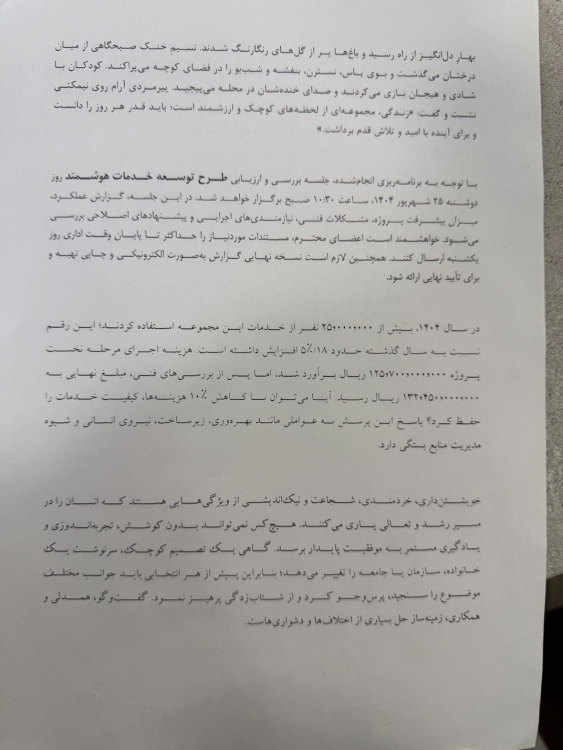
#> input picture ocr_eval/samples/prose_page.jpg, 1125 x 1500 px (shown at 1/2 size)
$ python -i imaging.py   (imports and definitions only)
#> lines starting #> are read from the running program, lines starting #| are printed output that depends on the picture; after the words box and inside, x2 and y2 are one past the last pixel; in counts of white or black regions, pixels touching at a corner belong together
#> further down, picture is the input picture: PIL image 1125x1500 RGB; mean R, G, B 170.5, 168.5, 165.9
# -*- coding: utf-8 -*-
"""Image operations of the page path: binarisation, rule removal, glyph size, skew,
line finding and kashida squeezing. Pure functions over PIL images and numpy masks."""
from __future__ import annotations

import cv2
import numpy as np
from PIL import Image, ImageFilter, ImageOps

# ------------------------------------------------------------------ image preparation
def flatten(im: Image.Image, scale: float = 1.0, thr: int = 200, radius: int = 40) -> Image.Image:
    """Grey -> divide by a blurred background (removes shading, shadows, coloured
    paper) -> binary (text black on white). `radius` 40 is what was measured (E19);
    working images are 2,000-4,200 px after `working_scale`."""
#> called with scale = 1, thr = 200, radius = 40
    g = ImageOps.grayscale(im)
    if scale != 1.0:
        g = g.resize((max(1, int(g.width * scale)), max(1, int(g.height * scale))), Image.LANCZOS)
    a = np.asarray(g, dtype=np.float32)
    bg = np.asarray(g.filter(ImageFilter.GaussianBlur(radius)), dtype=np.float32)
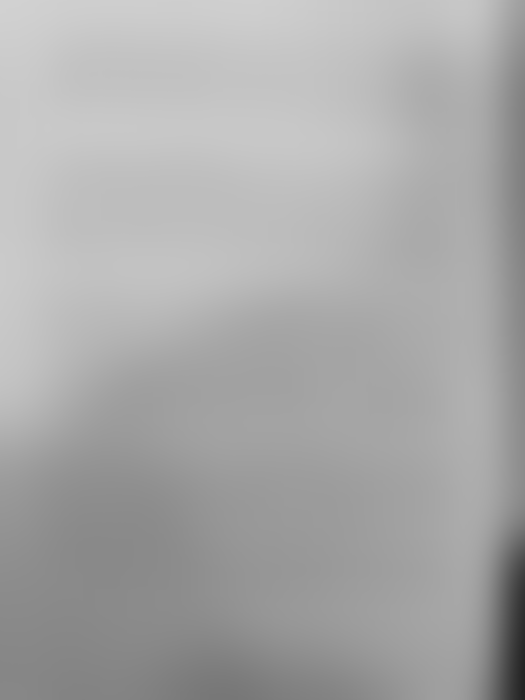
#> bg: shape (1400, 1050) float32 (shown at 1/2 size); min 33, max 209, mean 168.5
    return Image.fromarray(np.where(a / np.maximum(bg, 1) * 255 < thr, 0, 255).astype(np.uint8))
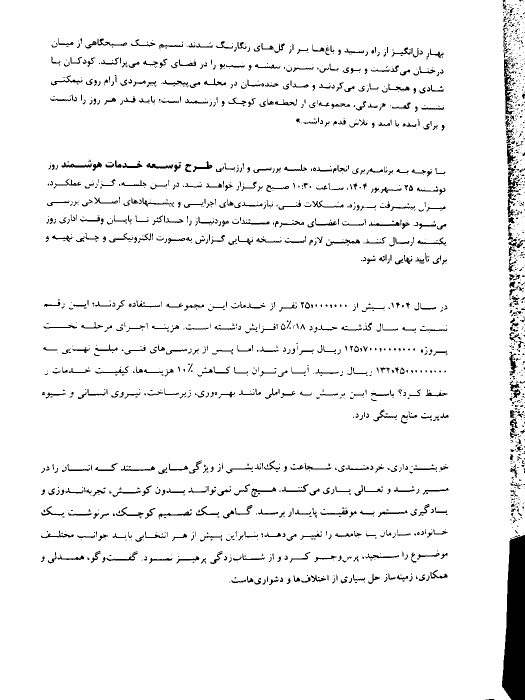
#> returned value: PIL image 1050x1400 L (shown at 1/2 size); 95.3% white; 1912 black regions (1236 under 20 px), largest, box (x1, y1, x2, y2) and area: (1004, 1070, 1050, 1400) 12076, (1008, 113, 1029, 229) 965, (1015, 334, 1042, 386) 534


# A crop that is one line of text rather than a page: far wider than it is tall, and short
# in absolute terms. Both bounds are needed — a wide banner scan is not a line crop, and a
# tall narrow column is not one either.
LINE_CROP_RATIO = 6.0
LINE_CROP_MAX_H = 200


# [39 lines left out: functions is_line_crop, working_scale, measure_glyph_height, not called in this run]


def glyph_height(st: np.ndarray, H: int) -> float:
    """Median height of glyph-like components (connectedComponentsWithStats rows).
    Whole words are single components in Persian, so this tracks the text size.
    Bounds are loose on purpose: an image may hold a few lines of large text."""
    h, area = st[1:, 3], st[1:, 4]
    base = (area >= 20) & (h > 0.004 * H)
    wide = base & (h <= 0.3 * H)
    if wide.sum() < 3:
        return 0.0
    # Robust estimate: drop everything under half the 75th percentile (dots, marks),
    # then the median. Needed when dots outnumber words (a few large clean lines).
    q = float(np.percentile(h[wide], 75))
    robust = float(np.median(h[wide & (h >= 0.5 * q)]))
    # The scan-scale estimate E19 was measured with; kept unless dots dominate it.
    page = base & (h < 0.05 * H)
    if page.sum() >= 5:
        m = float(np.median(h[page]))
        if m >= 0.4 * robust:
            return m
    return robust


# [29 lines left out: function clean_ink, not called in this run]


def text_skew(im: Image.Image, max_deg: float = 10.0) -> float:
    """Rotation (degrees, counter-clockwise positive) that levels the text rows:
    maximises the sharpness of the row profile of glyph-sized components."""
    small = im.copy()
    small.thumbnail((1400, 1400))
    ink = np.asarray(flatten(small)) == 0
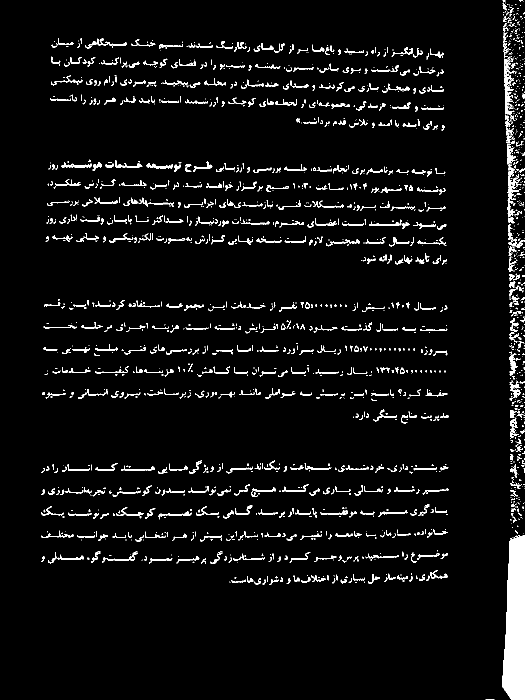
#> ink: shape (1400, 1050) bool (shown at 1/2 size); 4.7% white; 1912 white regions (1236 under 20 px), largest, box (x1, y1, x2, y2) and area: (1004, 1070, 1050, 1400) 12076, (1008, 113, 1029, 229) 965, (1015, 334, 1042, 386) 534
    _, lab, st, _ = cv2.connectedComponentsWithStats(ink.astype(np.uint8), connectivity=8)
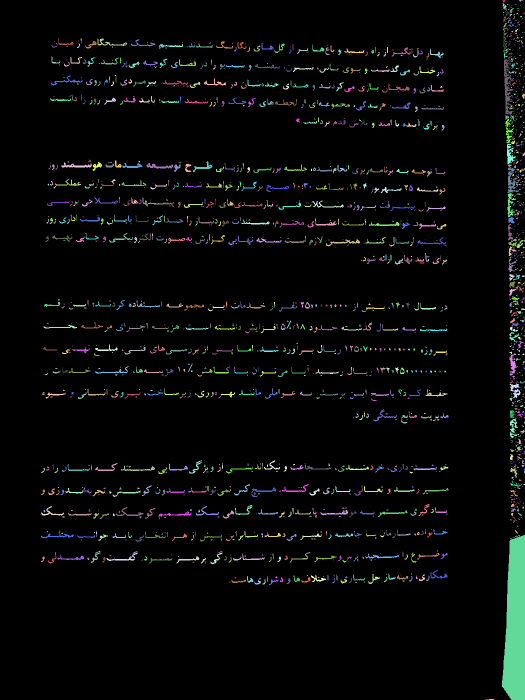
#> lab: shape (1400, 1050) int32 (shown at 1/2 size); 1913 distinct labels, from 0 to 1912; one colour per label, 0 black
#> st = 1913 rows, first 6: [0, 0, 1050, 1400, 1400426], [1005, 0, 6, 4, 17], [1038, 0, 5, 3, 11], [1044, 0, 2, 1, 2], [1046, 2, 1, 1, 1], [1005, 5, 8, 16, 54]
    h, w, area = st[:, 3], st[:, 2], st[:, 4]
#> h = 1913 values, max 1400 at index 0, min 1 at index 3, mean 6.99; w = 1913 values, max 1050 at index 0, min 1 at index 4, mean 9.17; area = 1913 values, max 1400426 at index 0, min 1 at index 4, mean 768.4
    H, W = ink.shape
#> H = 1400; W = 1050
    gh = glyph_height(st, H)
#> in glyph_height, `h, area = st[1:, 3], st[1:, 4]`: h = 1912 values, max 330 at index 1799, min 1 at index 2, mean 6.26; area = 1912 values, max 12076 at index 1799, min 1 at index 3, mean 36.39
#> in glyph_height, `q = float(np.percentile(h[wide], 75))`: q = 13
#> in glyph_height, `robust = float(np.median(h[wide & (h >= 0.5 * q)]))`: robust = 11
#> gh = 11
    ok = (area >= 8) & (h < max(0.05 * H, 2.5 * gh)) & (w < 0.3 * W)
    ok[0] = False
    m = ok[lab].astype(np.uint8) * 255
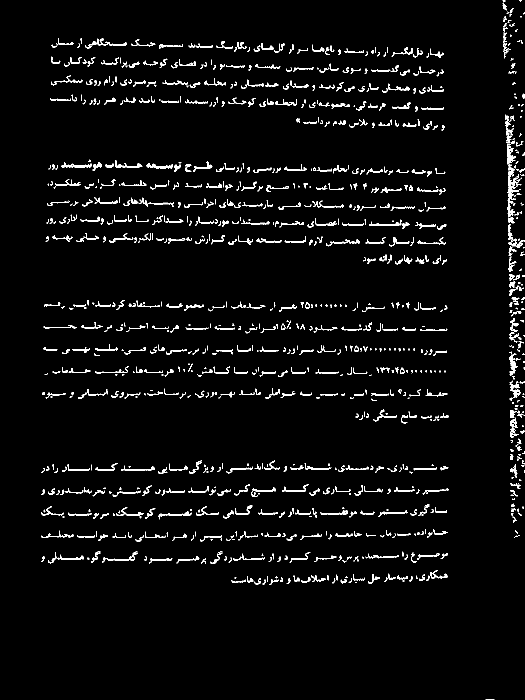
#> m: shape (1400, 1050) (shown at 1/2 size); 3.7% white in thin lines or dots

    def sharpness(a: float) -> float:
#> called with a = -10
        M = cv2.getRotationMatrix2D((W / 2, H / 2), a, 1.0)
        p = cv2.warpAffine(m, M, (W, H), flags=cv2.INTER_NEAREST).sum(1).astype(np.float64)
#> p = 1400 values, max 25245 at index 409, min 0 at index 0, mean 9178.4
        return float(np.sum(np.diff(p) ** 2))

    best = max(np.arange(-max_deg, max_deg + 1e-6, 0.5), key=sharpness)
#> best = 1
    return float(max(np.arange(best - 0.5, best + 0.5 + 1e-6, 0.1), key=sharpness))


# ------------------------------------------------------------------ line finding
# [99 lines left out: functions _rows_to_lines, text_lines, squeeze_kashida, not called in this run]


def _crop(im: Image.Image, box, pad: int = 2) -> Image.Image:
    x0, y0, x1, y1 = box
    return im.crop((max(0, x0 - pad), max(0, y0 - pad), min(im.width, x1 + pad), min(im.height, y1 + pad)))


def _yov(a, b) -> float:
    return max(0, min(a[3], b[3]) - max(a[1], b[1])) / max(1, min(a[3] - a[1], b[3] - b[1]))


def _xov(a, b) -> float:
    return max(0, min(a[2], b[2]) - max(a[0], b[0])) / max(1, min(a[2] - a[0], b[2] - b[0]))


# A screenshot or a rendered page is mostly runs of identical pixels; a scan or a photo never
# is, because sensor noise and JPEG make neighbours differ. Over the corpus every scan and
# photo is at most 0.80 and every digital render at least 0.92 (E39).
SCREEN_FLAT_FRAC = 0.90
# How far a pixel's colour must be from its neighbourhood's to count as ink on a screen image.
SCREEN_INK_CONTRAST = 64


# [23 lines left out: functions is_screen_image, screen_ink, not called in this run]

>>> from PIL import Image
>>> picture = Image.open('../../ocr_eval/samples/prose_page.jpg')
>>> result = text_skew(picture)
#> result = 0.9
